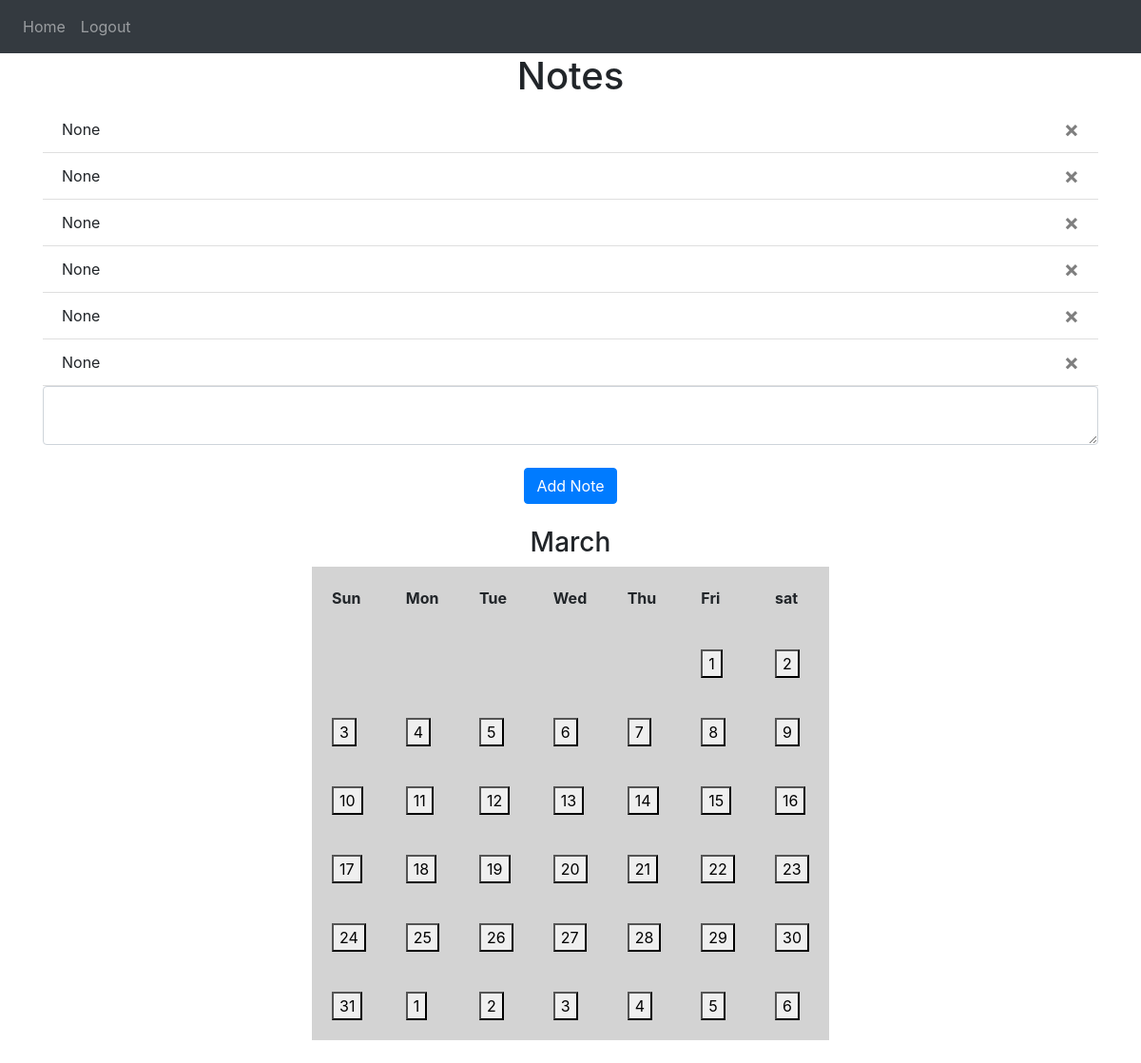
Page / (signed in) on the earlier database version.
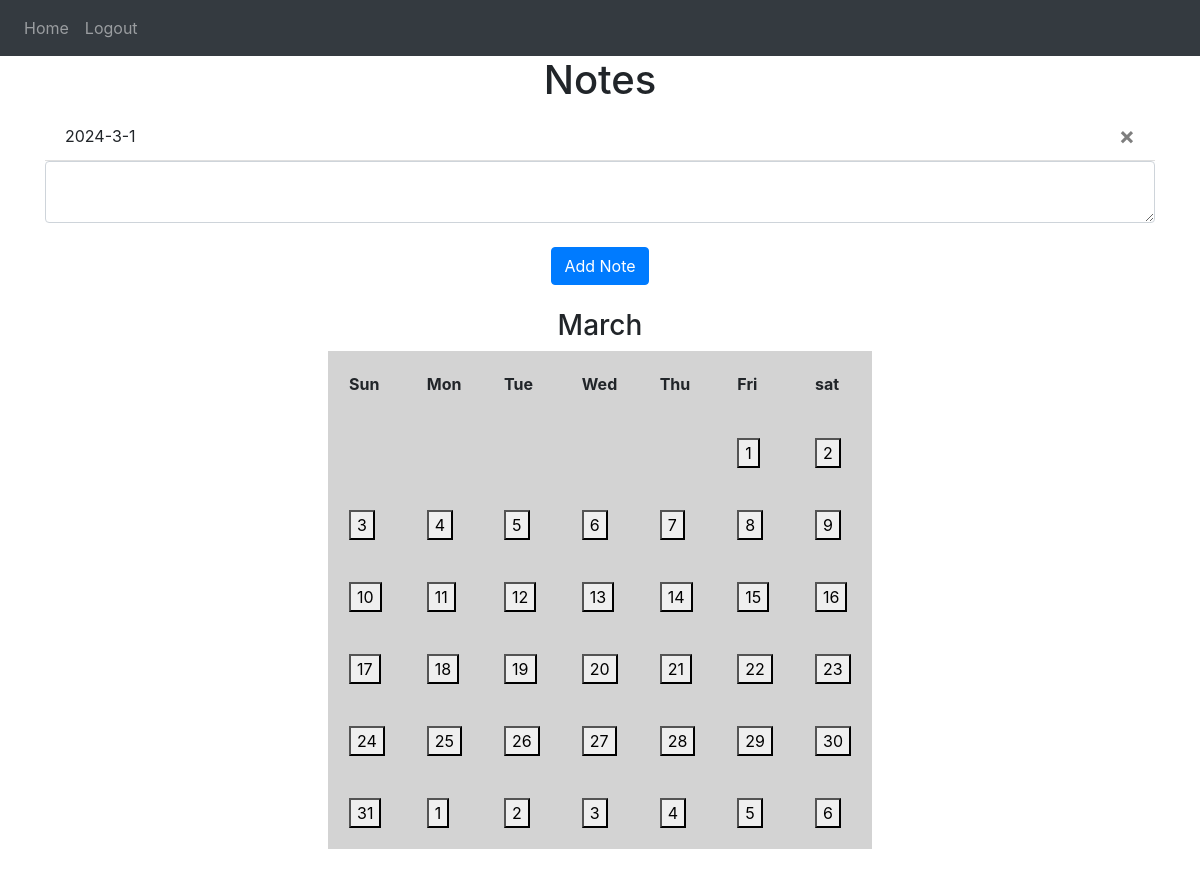
Same page on the later database version.
### website/models.py (models this page shows)
class Day(db.Model):
    id = db.Column(db.Integer, primary_key=True)
    date = db.Column(db.String(255), unique=True)
    meals = db.relationship('Meal')
    user_id = db.Column(db.Integer, db.ForeignKey('user.id'))

### website/views.py (the view, shortened to what this page needs)
@views.route('/', methods=['GET', 'POST'])
@login_required
def home():
    return render_template("home.html", user=current_user)

### website/__init__.py (called while the page is built)
def create_app():
    app = Flask(__name__)
    app.config['SECRET_KEY'] = 'hjshjhdjah kjshkjdhjs'
    app.config['SQLALCHEMY_DATABASE_URI'] = f'sqlite:///{DB_NAME}'
    db.init_app(app)
    from .views import views
    from .auth import auth
    app.register_blueprint(views, url_prefix='/')
    app.register_blueprint(auth, url_prefix='/')
    from .models import User, Day
    with app.app_context():
        db.create_all()
    login_manager = LoginManager()
    login_manager.login_view = 'auth.login'
    login_manager.init_app(app)
    @login_manager.user_loader
    def load_user(id):
        return User.query.get(int(id))
    return app

### website/templates/home.html (shortened to what this page needs)
{% extends "base.html" %} {% block title %}Home{% endblock %} {% block content
    %}
    <h1 align="center">Notes</h1>
    <ul class="list-group list-group-flush" id="notes">
      {% for note in user.notes %}
      <li class="list-group-item">
        {{ note.date }}
        <button type="button" class="close" onClick="deleteNote({{ note.id }})">
          <span aria-hidden="true">&times;</span>
        </button>
      </li>
      {% endfor %}
    </ul>
    <form method="POST">
      <textarea name="note" id="note" class="form-control"></textarea>
      <br />
      <div align="center">
        <button type="submit" class="btn btn-primary">Add Note</button>
      </div>
    </form>
    <br>
    <h3 align="center">March</h3>
    <table bgcolor="lightgrey" align="center"
        cellspacing="21" cellpadding="21">
        <caption align="top">
        </caption>
        <thead>
            <tr>
                <th>Sun</th>
                <th>Mon</th>
                <th>Tue</th>
                <th>Wed</th>
                <th>Thu</th>
                <th>Fri</th>
                <th>sat</th>
            </tr>
        </thead>
        <tbody>
            <tr>
                <td></td>
                <td></td>
                <td></td>
                <td></td>
                <td></td>
                <td><button onClick="addDay(2024, 3, 1)">1</button></td>
                <td><button onClick="addDay(2024, 3, 2)">2</button></td>
            </tr>
            <tr>
              <td><button>3</button></td>
              <td><button>4</button></td>
              <td><button>5</button></td>
              <td><button>6</button></td>
              <td><button>7</button></td>
              <td><button>8</button></td>
              <td><button>9</button></td>
            </tr>
            <tr>
              <td><button>10</button></td>
              <td><button>11</button></td>
              <td><button>12</button></td>
              <td><button>13</button></td>
              <td><button>14</button></td>
              <td><button>15</button></td>
              <td><button>16</button></td>
            </tr>
            <tr>
              <td><button>17</button></td>
              <td><button>18</button></td>
              <td><button>19</button></td>
              <td><button>20</button></td>
              <td><button>21</button></td>
              <td><button>22</button></td>
              <td><button>23</button></td>
            </tr>
            <tr>
              <td><button>24</button></td>
              <td><button>25</button></td>
              <td><button>26</button></td>
              <td><button>27</button></td>
              <td><button>28</button></td>
              <td><button>29</button></td>
              <td><button>30</button></td>
            </tr>
            <tr>
              <td><button>31</button></td>
              <td><button>1</button></td>
              <td><button>2</button></td>
              <td><button>3</button></td>
              <td><button>4</button></td>
              <td><button>5</button></td>
              <td><button>6</button></td>
            </tr>
        </tbody>
    </table>
    {% endblock %}

### website/templates/base.html (shortened to what this page needs)
<!DOCTYPE html>
<html>
  <head>
    <link
      rel="stylesheet"
      href="https://stackpath.bootstrapcdn.com/bootstrap/4.4.1/css/bootstrap.min.css"
    />
    <link
      rel="stylesheet"
      href="https://stackpath.bootstrapcdn.com/font-awesome/4.7.0/css/font-awesome.min.css"
    />
  </head>
  <body>
    <nav class="navbar navbar-expand-lg navbar-dark bg-dark">
      <div class="collapse navbar-collapse" id="navbar">
        <div class="navbar-nav">
          {% if user.is_authenticated %}
          <a class="nav-item nav-link" id="home" href="/">Home</a>
          <a class="nav-item nav-link" id="logout" href="/logout">Logout</a>
          {% else %}
          <a class="nav-item nav-link" id="login" href="/login">Login</a>
          <a class="nav-item nav-link" id="signUp" href="/sign-up">Sign Up</a>
          {% endif %}
        </div>
      </div>
    </nav>
    <div class="container">{% block content %} {% endblock %}</div>
  </body>
</html>

Differences in the rows shown:
removed Day: date "None"
removed Day: date "None"
removed Day: date "None"
removed Day: date "None"
removed Day: date "None"
changed Day: date "None" → "2024-3-1"
